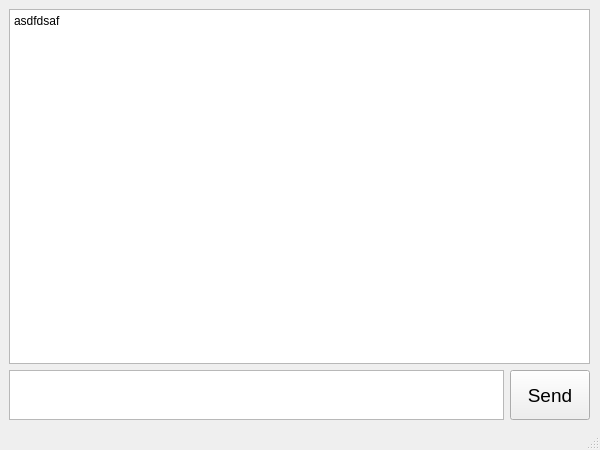
<?xml version="1.0" encoding="UTF-8"?>
<ui version="4.0">
 <class>ClientWindow</class>
 <widget class="QMainWindow" name="ClientWindow">
  <property name="enabled">
   <bool>true</bool>
  </property>
  <property name="geometry">
   <rect>
    <x>0</x>
    <y>0</y>
    <width>600</width>
    <height>450</height>
   </rect>
  </property>
  <property name="windowTitle">
   <string>Chat</string>
  </property>
  <widget class="QWidget" name="centralwidget">
   <property name="enabled">
    <bool>true</bool>
   </property>
   <widget class="QWidget" name="verticalLayoutWidget">
    <property name="geometry">
     <rect>
      <x>9</x>
      <y>9</y>
      <width>581</width>
      <height>411</height>
     </rect>
    </property>
    <layout class="QVBoxLayout" name="verticalLayout">
     <item>
      <widget class="QTextEdit" name="textEdit">
       <property name="enabled">
        <bool>true</bool>
       </property>
       <property name="readOnly">
        <bool>true</bool>
       </property>
       <property name="html">
        <string>&lt;!DOCTYPE HTML PUBLIC &quot;-//W3C//DTD HTML 4.0//EN&quot; &quot;http://www.w3.org/TR/REC-html40/strict.dtd&quot;&gt;
&lt;html&gt;&lt;head&gt;&lt;meta name=&quot;qrichtext&quot; content=&quot;1&quot; /&gt;&lt;meta charset=&quot;utf-8&quot; /&gt;&lt;style type=&quot;text/css&quot;&gt;
p, li { white-space: pre-wrap; }
hr { height: 1px; border-width: 0; }
li.unchecked::marker { content: &quot;\2610&quot;; }
li.checked::marker { content: &quot;\2612&quot;; }
&lt;/style&gt;&lt;/head&gt;&lt;body style=&quot; font-family:'Segoe UI'; font-size:9pt; font-weight:400; font-style:normal;&quot;&gt;
&lt;p style=&quot; margin-top:0px; margin-bottom:0px; margin-left:0px; margin-right:0px; -qt-block-indent:0; text-indent:0px;&quot;&gt;asdfdsaf&lt;/p&gt;&lt;/body&gt;&lt;/html&gt;</string>
       </property>
      </widget>
     </item>
     <item>
      <layout class="QHBoxLayout" name="horizontalLayout">
       <item>
        <widget class="QPlainTextEdit" name="plainTextEdit">
         <property name="enabled">
          <bool>true</bool>
         </property>
         <property name="sizePolicy">
          <sizepolicy hsizetype="Expanding" vsizetype="Maximum">
           <horstretch>0</horstretch>
           <verstretch>0</verstretch>
          </sizepolicy>
         </property>
         <property name="minimumSize">
          <size>
           <width>0</width>
           <height>50</height>
          </size>
         </property>
         <property name="baseSize">
          <size>
           <width>0</width>
           <height>0</height>
          </size>
         </property>
        </widget>
       </item>
       <item>
        <widget class="QPushButton" name="button_send">
         <property name="enabled">
          <bool>true</bool>
         </property>
         <property name="sizePolicy">
          <sizepolicy hsizetype="Fixed" vsizetype="Fixed">
           <horstretch>200</horstretch>
           <verstretch>200</verstretch>
          </sizepolicy>
         </property>
         <property name="minimumSize">
          <size>
           <width>50</width>
           <height>50</height>
          </size>
         </property>
         <property name="baseSize">
          <size>
           <width>0</width>
           <height>0</height>
          </size>
         </property>
         <property name="font">
          <font>
           <family>Tahoma</family>
           <pointsize>14</pointsize>
          </font>
         </property>
         <property name="text">
          <string>Send</string>
         </property>
        </widget>
       </item>
      </layout>
     </item>
    </layout>
   </widget>
  </widget>
  <widget class="QMenuBar" name="menubar">
   <property name="geometry">
    <rect>
     <x>0</x>
     <y>0</y>
     <width>600</width>
     <height>21</height>
    </rect>
   </property>
  </widget>
  <widget class="QStatusBar" name="statusbar"/>
 </widget>
 <resources/>
 <connections/>
</ui>
